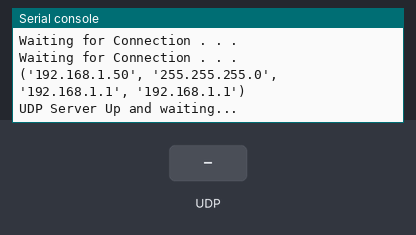
A program run on a simulated MicroPython board. On the bench: the last lines printed to the serial console. The test bench sets the inputs (shaded band). WiFi joins after 1.5 s.

Above: at 3.2 s.
3.3 s: UDP packet "1" arrives
At 4.4 s:
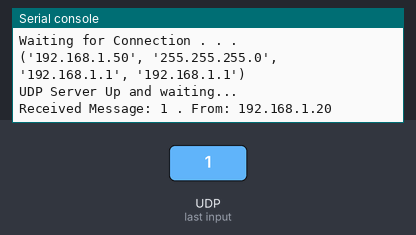
4.8 s: UDP packet "on" arrives
At 5.6 s:
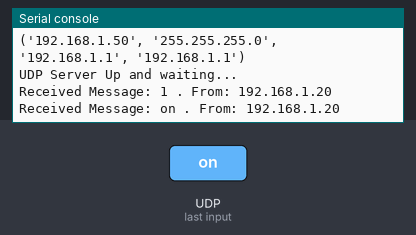
6.3 s: UDP packet "off" arrives
At 6.7 s:
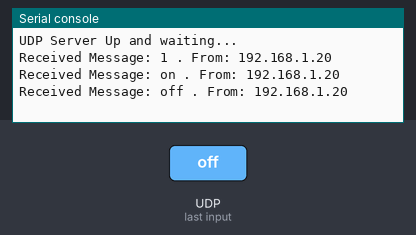

Measured:
- after the input at 3.3 s, the serial console: prints a new line at once (image 1)
- after the input at 4.8 s, the serial console: prints a new line at once (image 2)
- after the input at 6.3 s, the serial console: prints a new line at once (image 3)

The program:

wifiConnect.py
```python
import network
import time
import socket

wifi = network.WLAN(network.STA_IF) # Creating wifi Object
wifi.active(True)

# wifi.disconnect()
wifi.connect('Humphrey tech', 'humphrey7436')

while wifi.isconnected() == False:
    print('Waiting for Connection . . .')
    time.sleep(1)

wifiInfo = wifi.ifconfig() # Get Server IP Address
print(wifiInfo)
ServerIP = wifiInfo[0]
ServerPort = 2222 # Socket Number
bufferSize = 1024 # Max Packet Size
UDPServer = socket.socket(socket.AF_INET, socket.SOCK_DGRAM)
UDPServer.bind((ServerIP, ServerPort))
print('UDP Server Up and waiting...')
while True:
    message, address = UDPServer.recvfrom(bufferSize)
    messageDecoded = message.decode('utf-8')
    print('Received Message:',messageDecoded, '. From:',address[0])
    dataString = 'Received Your Message:' +messageDecoded
    dataStringEncoded = dataString.encode('utf-8')
    UDPServer.sendto(dataStringEncoded, address)
```
